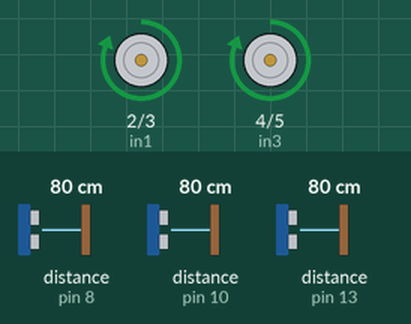
Bench run of a sketch on a simulated Arduino Uno, built with avr-gcc and run on an emulated ATmega328P. Parts: motor-driver pin pairs drawn as motors (green arrow = first pin HIGH = forward, orange = second pin HIGH = backward, longer = more drive). Wiring (inferred from the names in the program): 3 × ultrasonic range finder: trigger pin 9, echo pin 8 / trigger pin 11, echo pin 10 / trigger pin 12, echo pin 13. The test bench sets the inputs (shaded band); at power-on: distance to the obstacle (sensors on pin 8, pin 10, pin 13) 80 cm. The echo pulse lasts 58.3 µs per cm.

Above: at 1.2 s.
1.3 s: distance to the obstacle (sensor on pin 8) set to 23 cm
2.8 s: distance to the obstacle (sensor on pin 8) set to 18 cm
At 3.9 s:
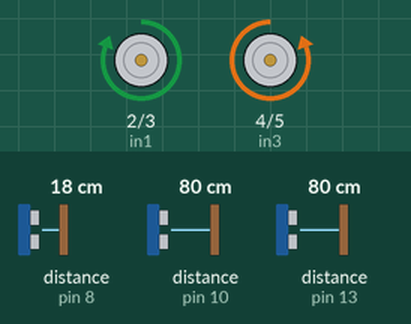
4.3 s: distance to the obstacle (sensor on pin 8) set to 35 cm
At 5.2 s:
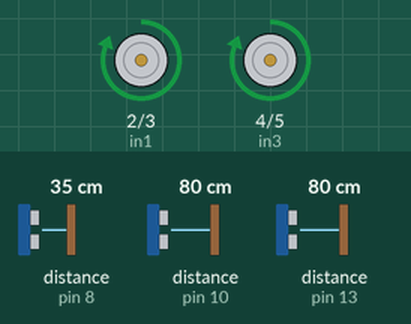
5.8 s: distance to the obstacle (sensor on pin 10) set to 22 cm
7.3 s: distance to the obstacle (sensor on pin 10) set to 19 cm
At 8.3 s:
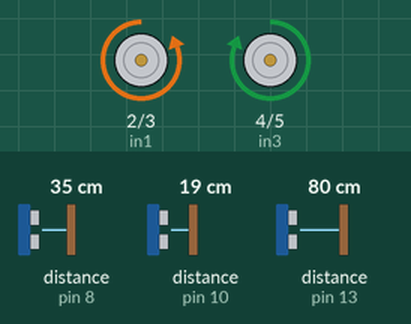
8.8 s: distance to the obstacle (sensor on pin 10) set to 35 cm
At 9.5 s:
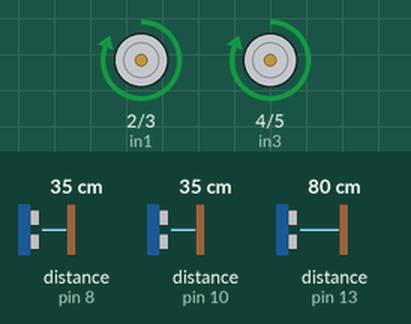
Timing chart, 0 to 11.3 s (numbered marks = the images above; inputs shaded):
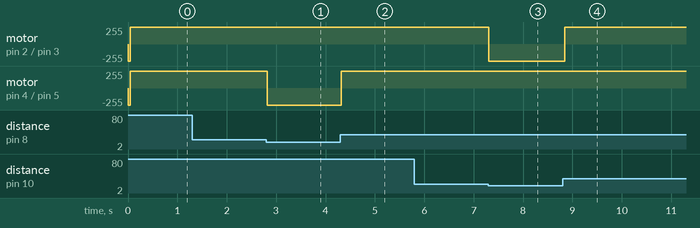

The sketch:

sketch_feb20a.ino
```cpp
//Include liquid display library
//#include <LiquidCrystal.h>

//Motor one
#define in1 2
#define in2 3

//Motor two
#define in3 4
#define in4 5

//Set the pins for the ultrasonic sensor
const int trigPinRight = 9;
const int echoPinRight = 8;
const int trigPinLeft = 11;
const int echoPinLeft = 10;
const int trigPinMid = 12;
const int echoPinMid = 13;

//defines variables for ultrasonic
long durationRight;
int distanceRight;
long durationLeft;
int distanceLeft;
long durationMid;
int distanceMid;

// initialize the library by associating any needed LCD interface pin
// with the arduino pin number it is connected to
//const int rs = 12, en = 11, d4 = 5, d5 = 4, d6 = 3, d7 = 2;
//LiquidCrystal lcd(rs, en, d4, d5, d6, d7);

void setup() {
  // set up the LCD's number of columns and rows:
  //lcd.begin(16, 2);

  //Set motor pins to output
  pinMode(in1, OUTPUT);
  pinMode(in2, OUTPUT);
  pinMode(in3, OUTPUT);
  pinMode(in4, OUTPUT);

  //Set initial rotation direction
  digitalWrite(in1, LOW);
  digitalWrite(in2, HIGH);
  digitalWrite(in3, LOW);
  digitalWrite(in4, HIGH);

  //Setup ultrasonic sensor pins
  pinMode(trigPinRight, OUTPUT); //sets right trigPin as output
  pinMode(echoPinRight, INPUT); //sets right echoPin as input
  pinMode(trigPinLeft, OUTPUT);
  pinMode(echoPinLeft, INPUT);
  pinMode(trigPinMid, OUTPUT);
  pinMode(echoPinMid, INPUT);

  //Allow serial visualisation of distances
  Serial.begin(9600); //starts serial communication
}

void loop() {

  //create the Right trigPin
  digitalWrite(trigPinRight, LOW);
  delay(10);

  //create the Left trigPin
  digitalWrite(trigPinLeft, LOW);
  delay(10);

  //create the middle trigPin
  digitalWrite(trigPinMid, LOW);
  delay(10);

  //sets the right trigPin on HIGH state for micro seconds
  digitalWrite(trigPinRight, HIGH);
  delayMicroseconds(10);
  digitalWrite(trigPinRight, LOW);

  //Reads Right echoPin, returns sound wave travel time in microseconds
  durationRight = pulseIn(echoPinRight, HIGH);

  //calculating right distance
  distanceRight = durationRight * 0.034/2;

  //sets left trig pin on High state for micro seconds
  digitalWrite(trigPinLeft, HIGH);
  delayMicroseconds(10);
  digitalWrite(trigPinLeft, LOW);

  //Reads left echoPin, returns sound wave travel time in microseconds
  durationLeft = pulseIn(echoPinLeft, HIGH);

  //calculating left distance
  distanceLeft = durationLeft * 0.034/2;

  //sets the middle trigPin on HIGH state for micro seconds
  digitalWrite(trigPinMid, HIGH);
  delayMicroseconds(10);
  digitalWrite(trigPinMid, LOW);

  //Reads middle echoPin, returns sound wave travel time in microseconds
  durationMid = pulseIn(echoPinMid, HIGH);

  //calculating mid distance
  distanceMid = durationMid * 0.034/2;

 if (distanceLeft < 20 && distanceRight > 20){

    //--- IF THE ROBOT SEES SOMETHING ON ITS LEFT, TURN RIGHT --- //

    //Back the robot up for 2 seconds
    // Turn off the display:
    //lcd.clear();
    //delay(500);
    // Print forward to the LCD.
    //lcd.print("Back");
    //Turn on Display


    //digitalWrite(in1, LOW);
    //digitalWrite(in2, HIGH);
    //digitalWrite(in3, LOW);
    //digitalWrite(in4, HIGH);
    //delay(500);

    //Rotate the robot for 1 second
    // Print forward to the LCD.
    //lcd.print("Rotate")
    digitalWrite(in1, LOW);
    digitalWrite(in2, HIGH);
    digitalWrite(in3, HIGH);
    digitalWrite(in4, LOW);
    delay(1);
  }else if (distanceLeft > 20 && distanceRight < 20){

    //--- IF THE ROBOT SEES SOMETHING ON ITS RIGHT, TURN LEFT --- //

    //Back the robot up for 2 seconds
    // Turn off the display:
    //lcd.clear();
    //delay(500);
    // Print forward to the LCD.
    //lcd.print("Back");
    //Turn on Display


    //digitalWrite(in1, LOW);
    //digitalWrite(in2, HIGH);
    //digitalWrite(in3, LOW);
    //digitalWrite(in4, HIGH);
    //delay(500);

    //Rotate the robot for 1 second
    // Print forward to the LCD.
    //lcd.print("Rotate")
    digitalWrite(in2, LOW);
    digitalWrite(in1, HIGH);
    digitalWrite(in4, HIGH);
    digitalWrite(in3, LOW);
    delay(1);
  }else if (distanceLeft < 20 && distanceRight < 20 && distanceMid < 40){

    //--- IF THE ROBOT SEES SOMETHING ON BOTH SIDES, BACK UP --- //

    //Back the robot up for 2 seconds
    // Turn off the display:
    //lcd.clear();
    //delay(500);
    // Print forward to the LCD.
    //lcd.print("Back");
    //Turn on Display


    digitalWrite(in1, LOW);
    digitalWrite(in2, HIGH);
    delay(200);
    digitalWrite(in3, LOW);
    digitalWrite(in4, HIGH);
    delay(1);
  }
  else {

    // --- IF THE ROBOT DOESNT SEE ANYTHING INFRONT, MOVE FORWARD --- //

    // Turn off the display:
    //lcd.clear();
    //delay(500);
    // Print forward to the LCD.
    //lcd.print("Forward");
    //Turn on Display
    //delay(500);
    digitalWrite(in1, HIGH);
    digitalWrite(in2, LOW);
    digitalWrite(in3, HIGH);
    digitalWrite(in4, LOW);
    delay(1);
  }
}
```

Measured:
- the behaviour switches between 21 and 20 cm on distance to the obstacle (sensor on pin 8) (found by bisection; images 0 and 1)
- the behaviour switches between 21 and 20 cm on distance to the obstacle (sensor on pin 10) (found by bisection; images 2 and 3)
- after the input at 1.3 s, every drawn part: stays the same
- after the input at 2.8 s, motor on pin 4 (in3) / pin 5 (in4): forward 255/255 → backward 255/255 at once
- after the input at 4.3 s, motor on pin 4 (in3) / pin 5 (in4): backward 255/255 → forward 255/255 at once
- after the input at 5.8 s, every drawn part: stays the same
- after the input at 7.3 s, motor on pin 2 (in1) / pin 3 (in2): forward 255/255 → backward 255/255 at once
- after the input at 8.8 s, motor on pin 2 (in1) / pin 3 (in2): backward 255/255 → forward 255/255 at once
